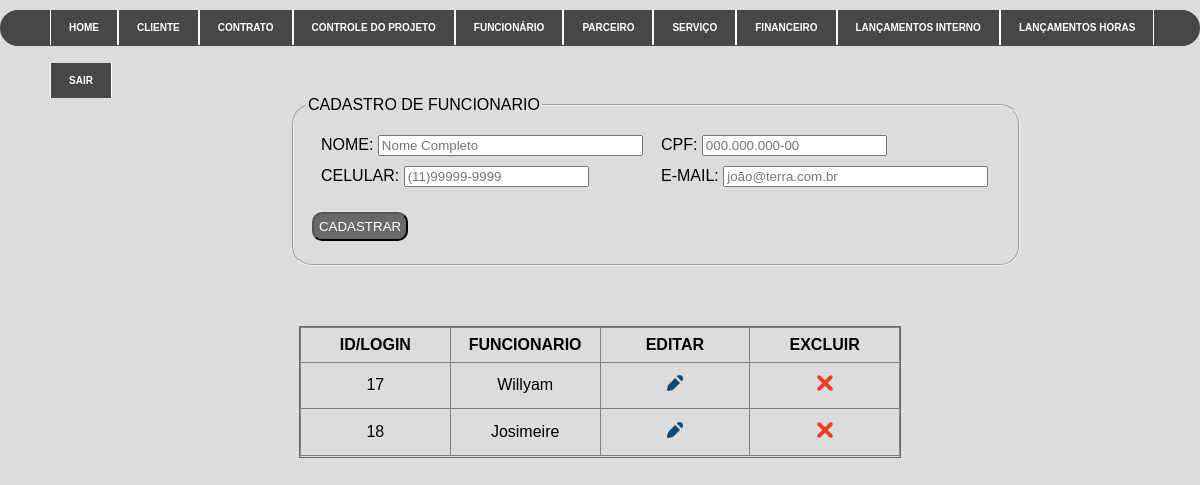
Screenshot of /funcionario.php (signed in) with the database file from the repository.
### tables this page shows
CREATE TABLE IF NOT EXISTS `funcionario` (
  `ID` int(11) NOT NULL AUTO_INCREMENT,
  `NOME` varchar(50) NOT NULL,
  `CPF` varchar(11) NOT NULL,
  `EMAIL` varchar(50) DEFAULT NULL,
  `CELULAR` char(11) DEFAULT NULL,
  PRIMARY KEY (`ID`)
);

### classes/funcoes.class.php (called while the page is built, shortened)
<?php
class funcoes{
    public function tratarCaracter($vlr, $tipo){
        switch($tipo){
            case 1: $rst = utf8_decode($vlr); break;
            case 2: $rst = htmlentities($vlr, ENT_QUOTES, "ISO-8859-1"); break;
        }
        return $rst;
    }
}
?>

### classes/funcionario.class.php (called while the page is built, shortened)
<?php
require_once 'Conexao.class.php';
require_once 'funcoes.class.php';
class Funcionario{
    public function __construct(){
        $this->con = new conexao();
    }
    public function querySeleciona(){
        try{
            $cst = $this->con->conect()->prepare("SELECT * FROM `funcionario`");
            $cst->execute();
            return $cst->fetchAll();
        }catch(PDOException $ex){
            return 'error'.$ex->getMessage();
        }
    }
}
?>

### classes/Conexao.class.php (called while the page is built)
<?php
class conexao{
    private $usuario;
    private $senha;
    private $banco;
    private $servidor;
    private static $pdo;
    public function __construct(){
        $this->servidor = "localhost";
        $this->banco = "teste2";
        $this->usuario =  "root";
        $this->senha = "";
    }
    public function conect(){
        try{
            if(is_null(self::$pdo)){
                self::$pdo = new PDO("mysql:host=".$this->servidor.";dbname=".$this->banco, $this->usuario, $this->senha);
            }
            return self::$pdo;
        } catch (PDOException $ex) {
			echo $ex->getMessage();
        }
    }
}
?>

### funcionario.php (the view, shortened to what this page needs)
<?php
    require_once 'classes/funcoes.class.php';
    require_once 'classes/funcionario.class.php';
    $objFc = new Funcoes();
    $objfn = new Funcionario();
?>
<!DOCTYPE html>
<html lang="pt-br">
<head>
    <link rel="stylesheet" type="text/css" href="Style/style1.css" />
</head>
<body>
<nav>
        <div >
           <?php include_once("header.php"); ?>
        </div>
</nav>
<div class="area-fun">
            <fieldset id="contato">
                <legend>Cadastro de Funcionario</legend>
                <form method = "POST">
                <table id="tab4">
                    <tr>
                        <td><label for="nomefuncionario">Nome: </label><input type="text" name="nome" id="funcionario"  value="<?=$objFc->tratarCaracter((isset($func['NOME']))?($func['NOME']):(''), 2)?>" size="30" placeholder="Nome Completo" /></td>
                        <td><label for="cpffuncionario">CPF: </label><input type="number" name="cpf" id="cpf" size="14" value="<?=$objFc->tratarCaracter((isset($func['CPF']))?($func['CPF']):(''), 2)?>" maxlength="9" placeholder="000.000.000-00" /></td>
                    </tr>
                    <tr>
                        <td><label for="cCel">Celular: </label><input type="number" name="cel" id="cCel" size="11"      value="<?=$objFc->tratarCaracter((isset($func['CELULAR']))?($func['CELULAR']):(''), 2)?>" maxlength="11" placeholder="(11)99999-9999" /></td>
                        <td><label for="cMail">E-mail: </label><input type="text" name="email" id="cMail" size="30"    value="<?=$objFc->tratarCaracter((isset($func['EMAIL']))?($func['EMAIL']):(''), 2)?>" maxlength="30" placeholder="joão@terra.com.br" /></td>
                    </tr>
                </table>
                <div class="btn2">
            <input type="submit" name="<?=(isset($_GET['acao']) == 'edit')?('btAlterar'):('btCadastrar')?>" value="<?=(isset($_GET['acao']) == 'edit')?('Alterar'):('Cadastrar')?>">
            </form>
            </fieldset>
        </div>
        <div class="scroll-func">
        <table id="tab5" border="1">
            <thead>
                <tr>
                <th>ID/LOGIN</th>
                <th>FUNCIONARIO</th>
                <th>Editar</th>
                <th>Excluir</th>
                </tr>
            </thead>
            <tbody>
                <?php foreach($objfn->querySeleciona() as $rst){ ?>
                <tr>
                    <td> <?php echo ($objFc->tratarCaracter($rst['ID'], 1)) ?> </td>
                    <td> <?php echo ($objFc->tratarCaracter($rst['NOME'], 2)) ?> </td>
                    <td><div class="editar"><a href="funcionario.php?acao=edit&func=<?php echo $rst['ID'] ?>" title="Editar dados"> <img src="img/ico-editar.png" width="16" height="16" alt="Editar"> </a></div>  </td>
                    <td> <div class="excluir"><a href="?acao=delet&func=<?=$objFc->tratarCaracter($rst['ID'], 1)?>" title="Excluir esse dado"><img src="img/ico-excluir.png" width="16" height="16" alt="Excluir"></a></div> </td>
                </tr>
                <?php } ?>
        </table>
    </div>
</body>
</html>

### Style/style1.css (style rules this page uses)
html { width: 100%; height: 100% }
body { margin: 0; background-color: #DCDCDC; font-family: 'Trebuchet MS', 'Lucida Sans Unicode', 'Lucida Grande', 'Lucida Sans', Arial, sans-serif }
#contato { width: 700px; height: 150px; margin: 50px; margin-left: auto; margin-right: auto; border-radius: 20px; font-family: Arial; font-size: 16x; text-transform: uppercase; }
.btn2 input { font-family: Arial; font-size: 16x; text-decoration: none; text-align: center; margin-top: 10px; margin-left: 6px; padding: 5px; border: 1p solid#696969; border-radius: 10px; background-color: #696969; color: white; text-transform: uppercase; cursor: pointer; }
#tab4 { width: 680px; table-layout: fixed; text-align: left; border-collapse: collapse; font-family: Arial, monospace; font-size: 16px; margin: 10px; }
#tab4 tr td { padding: 5px; }
.scroll-func { overflow: scroll; overflow: auto; border: solid 1px #696969; width: 50%; height: 130px; margin: 60px; margin-left: auto; margin-right: auto; }
#tab5 { width: 100%; table-layout: fixed; text-align: center; border-collapse: collapse; font-family: Arial, monospace; font-size: 16px; }
#tab5 tr th { text-transform: uppercase; padding: .5em; margin: 0; text-align: center; font-weight: bold; }
#tab5 td { padding: .8em; }

### rows the page displays
funcionario: ID "17", NOME "Willyam"
funcionario: ID "18", NOME "Josimeire"
